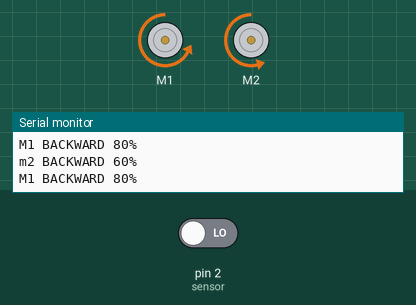
A sketch run on a simulated Arduino Uno, built with avr-gcc and run on an emulated ATmega328P. Parts: 2 × DC motor (green arrow = forward, orange = backward, longer = faster), the last lines printed to the serial monitor. The inputs (shaded band) are chosen by the test bench; at power-on: pin 2 (sensor) LOW.

Above: at 1.2 s.
1.3 s: pin 2 (sensor) driven HIGH
At 2.5 s:
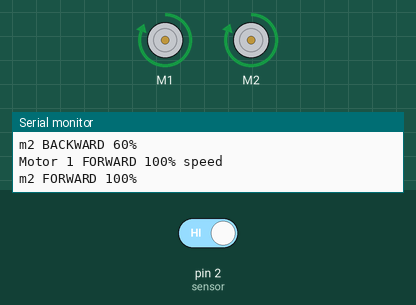
2.8 s: pin 2 (sensor) driven LOW
At 4.8 s:
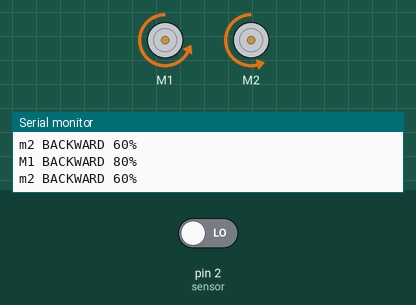
Timing chart, 0 to 6.3 s (numbered marks = the images above; inputs shaded):
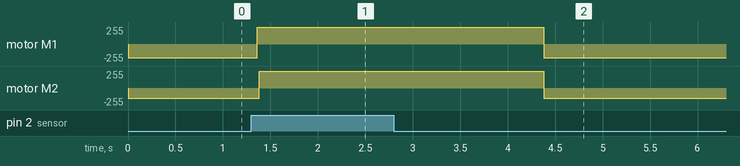

The sketch:

IR_sensor_2.ino
```cpp
#include <AFMotor.h>

AF_DCMotor m1(1);//define motor 1 as m1
AF_DCMotor m2(2);//define motor 2 as m2
AF_DCMotor m3(3);//define motor 3 as m3
AF_DCMotor m4(4);//define motor 4 as m4

int sensor=2;
int sensorstate=0;
void setup() {
  Serial.begin(9600);           // set up Serial library at 9600 bps
  Serial.println("Robojax Motor test!");

  pinMode(sensor,INPUT);

  // initial state of motor turn on motor
  m1.setSpeed(0);//motor 1 is turned off to turn on change 0, to 255
  m2.setSpeed(0);//motor 2 is turned off

}

void loop() {
  uint8_t i;
  sensorstate=digitalRead(sensor);
  if(sensorstate==HIGH){
  Serial.println("Motor 1 FORWARD 100% speed");
  m1.run(FORWARD);
  m1.setSpeed(speed(100));
  Serial.println("m2 FORWARD 100%");
 m2.run(FORWARD);
 m2.setSpeed(speed(100));
 delay(3000);
  }
  else{
  Serial.println("M1 BACKWARD 80%");
  m1.run(BACKWARD );
  m1.setSpeed(speed(80));
  Serial.println("m2 BACKWARD 60%");
 m2.run(BACKWARD );
 m2.setSpeed(speed(60));
  }
}
int speed(int b)
{
return map(b,0,100,0,255);
}
```

Measured:
- after the input at 1.3 s, motor M1: backward 204/255 → forward 255/255 after 0.06 s; motor M2: backward 153/255 → forward 255/255 after 0.08 s
- after the input at 2.8 s, motor M1: forward 255/255 → backward 204/255 after 1.6 s; motor M2: forward 255/255 → backward 153/255 after 1.6 s
